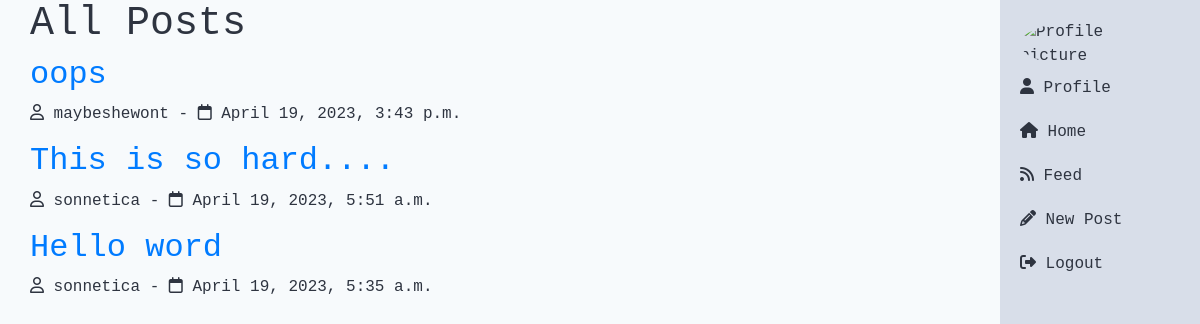
Page /blog/feed/ on the earlier database version.
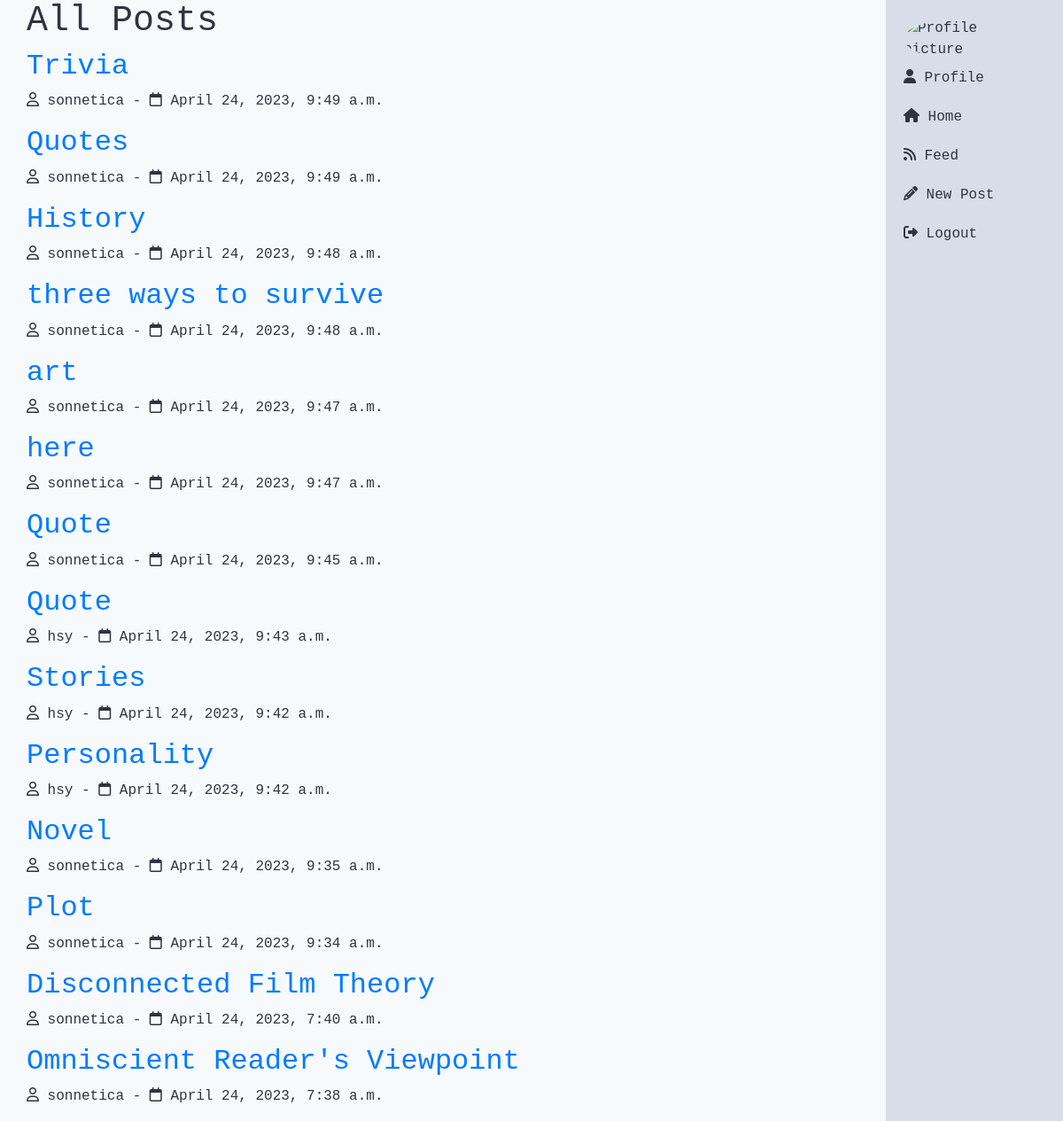
Same page on the later database version.
### blog/models.py (models this page shows, shortened)
class Post(models.Model):
    author = models.ForeignKey(User, on_delete=models.CASCADE)
    title = models.CharField(max_length=200)
    content = models.TextField()
    created_at = models.DateTimeField(default=timezone.now)
    image = models.ImageField(upload_to='post_images', blank=True, null=True)

### blog/views.py (the view)
# urls.py: path('feed/', views.feed, name='feed'),
def feed(request):
    posts = Post.objects.order_by('-created_at')
    return render(request, 'feed.html', {'posts': posts})

### blog/templates/feed.html (shortened to what this page needs)
{% extends 'base.html' %}
{% block content %}
  <div class="container">
    <h1>All Posts</h1>
    <div class="post-container">
      {% for post in posts %}
        <div class="post">
          <h2><a href="{% url 'post_detail' post.pk %}">{{ post.title }}</a></h2>
          <p><i class="far fa-user"></i> {{ post.author.username }} - <i class="far fa-calendar"></i> {{ post.created_at }}</p>
        </div>
      {% endfor %}
    </div>
  </div>
{% endblock %}
{% block scripts %}
{% load static %}
{% endblock %}

### blog/templates/base.html (shortened to what this page needs)
{% load static %}
<!DOCTYPE html>
<html>
<head>
    <link rel="stylesheet" href="{% static 'css/bootstrap.min.css' %}">
    <link rel="stylesheet" href="{% static 'css/styles.css' %}">
</head>
<body>
    <div class="container-fluid h-100">
        <div class="row h-100">
            <div class="col-lg-2 col-md-3 col-sm-4 sidebar">
                <ul class="list-unstyled">
                    <li>
                        <div>
                            <img src="{{ user.profile.image.url }}" alt="Profile picture" class="profile-pic">
                        </div>
                    </li>
                    <li>
                        <a href="{% url 'profile' %}" class="sidebar-link">
                            <i class="fas fa-user"></i>
                            Profile
                        </a>
                    </li>
                    <li>
                        <a href="{% url 'user_posts' %}" class="sidebar-link">
                            <i class="fas fa-home"></i>
                            Home
                        </a>
                    </li>
                    <li>
                        <a href="{% url 'feed' %}" class="sidebar-link">
                            <i class="fas fa-rss"></i>
                            Feed
                        </a>
                    </li>
                    <li>
                        <a href="{% url 'new_post' %}" class="sidebar-link">
                            <i class="fas fa-pencil-alt"></i>
                            New Post
                        </a>
                    </li>
                    <li class="logout">
                        <a href="{% url 'logout' %}" class="logout-link ">
                            <i class="fas fa-sign-out-alt"></i>
                            Logout
                        </a>
                    </li>
                </ul>
            </div>
            <div class="col-lg-10 col-md-9 col-sm-8 content">
                {% block content %}
                {% endblock %}
            </div>
        </div>
    </div>
</body>
</html>

### static/css/styles.css (style rules this page uses)
body { font-family: 'Roboto Mono', monospace; background-color: #f7fafc; color: #2e3440; }
.sidebar { position: fixed; top: 0; right: 0; bottom: 0; width: 200px; background-color: #d8dee9; padding: 20px; overflow-y: auto; transition: all 0.3s ease; }
.sidebar a { display: block; margin-bottom: 20px; color: #2e3440; text-decoration: none; font-size: 16px; }
.logout-link { margin-top: 20px; }
.profile-pic { width: 50px; height: 50px; border-radius: 50%; object-fit: cover; margin-right: 10px; }

Differences in the rows shown:
removed Post: title "oops", author.username "maybeshewont", created_at "April 19, 2023, 3:43 p.m."
removed Post: title "This is so hard....", author.username "sonnetica", created_at "April 19, 2023, 5:51 a.m."
removed Post: title "Hello word", author.username "sonnetica", created_at "April 19, 2023, 5:35 a.m."
added Post: title "Trivia", author.username "sonnetica", created_at "April 24, 2023, 9:49 a.m."
added Post: title "Quotes", author.username "sonnetica", created_at "April 24, 2023, 9:49 a.m."
added Post: title "History", author.username "sonnetica", created_at "April 24, 2023, 9:48 a.m."
added Post: title "three ways to survive", author.username "sonnetica", created_at "April 24, 2023, 9:48 a.m."
added Post: title "art", author.username "sonnetica", created_at "April 24, 2023, 9:47 a.m."
added Post: title "here", author.username "sonnetica", created_at "April 24, 2023, 9:47 a.m."
added Post: title "Quote", author.username "sonnetica", created_at "April 24, 2023, 9:45 a.m."
added Post: title "Quote", author.username "hsy", created_at "April 24, 2023, 9:43 a.m."
added Post: title "Stories", author.username "hsy", created_at "April 24, 2023, 9:42 a.m."
added Post: title "Personality", author.username "hsy", created_at "April 24, 2023, 9:42 a.m."
added Post: title "Novel", author.username "sonnetica", created_at "April 24, 2023, 9:35 a.m."
added Post: title "Plot", author.username "sonnetica", created_at "April 24, 2023, 9:34 a.m."
added Post: title "Disconnected Film Theory", author.username "sonnetica", created_at "April 24, 2023, 7:40 a.m."
added Post: title "Omniscient Reader's Viewpoint", author.username "sonnetica", created_at "April 24, 2023, 7:38 a.m."
